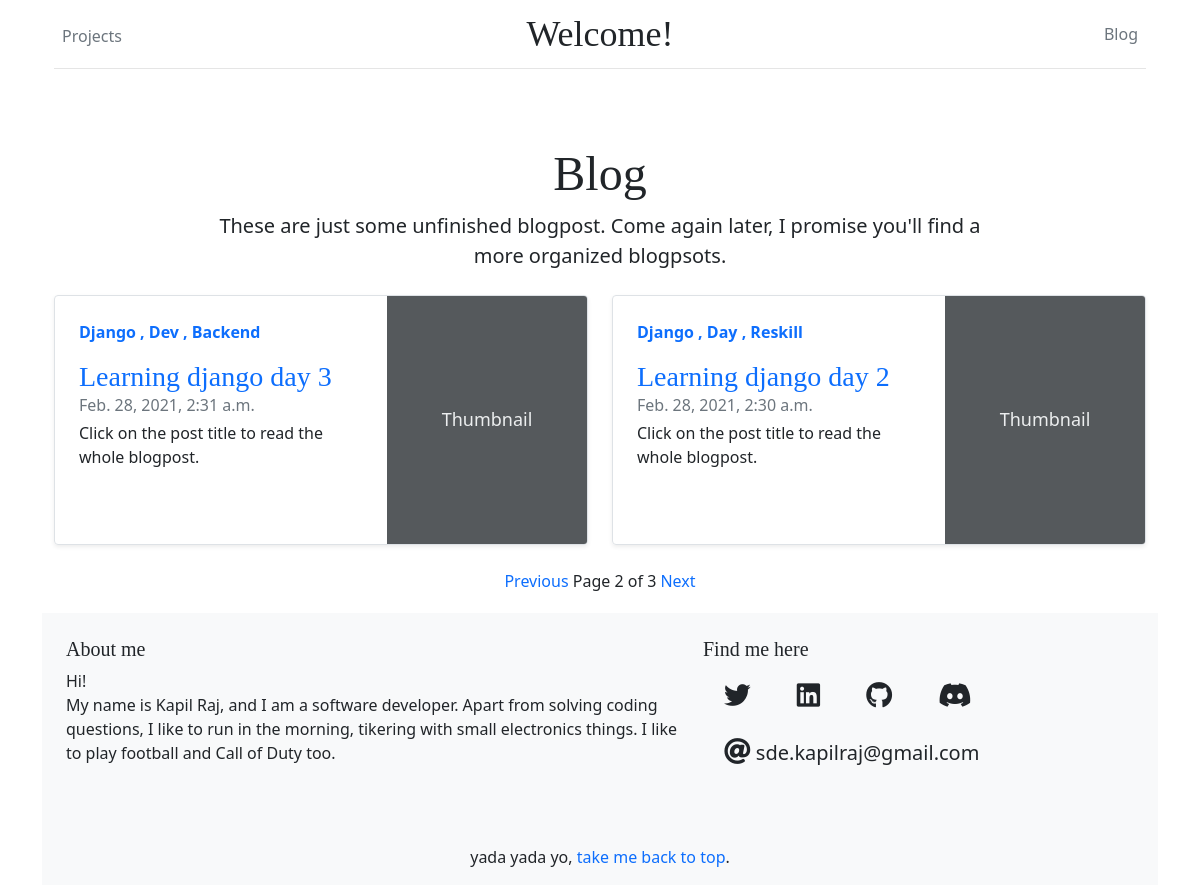
Page /post/?page=2 on the committed database.
### blog/models.py (models this page shows, shortened)
class Post(models.Model):
    objects = models.Manager()  # default manager
    published = PublishedManager()  # custom manager
    title = models.CharField(max_length=250)
    slug = models.SlugField(max_length=250, unique_for_date="publish")
    author = models.ForeignKey(
        User, on_delete=models.CASCADE, related_name="blog_posts"
    )
    body = models.TextField()
    publish = models.DateTimeField(default=timezone.now)
    created = models.DateTimeField(auto_now_add=True)
    updated = models.DateTimeField(auto_now=True)
    STATUS_CHOICES = (("draft", "Draft"), ("published", "Published"))
    status = models.CharField(max_length=10, choices=STATUS_CHOICES, default="draft")
    tags = TaggableManager()
    class Meta:
        ordering = ("-publish",)  # a tuple
    def get_absolute_url(self):
        return reverse(
            "blog:post_detail",
            args=[self.publish.year, self.publish.month, self.publish.day, self.slug],
        )

### blog/views.py (the view)
# urls.py: path("post/", post_list, name="post_list"),  # function based view url
def post_list(request, tag_slug=None):
    object_list = Post.published.all()
    tag = None
    if tag_slug:
        tag = get_object_or_404(Tag, slug=tag_slug)
        object_list = object_list.filter(tags__in=[tag])
    paginator = Paginator(object_list, 2)  # 2 posts on each page
    page = request.GET.get("page")
    try:
        posts = paginator.page(page)
    except PageNotAnInteger:
        posts = paginator.page(1)
    except EmptyPage:
        posts = paginator.page(paginator.num_pages)
    context = {
        "post_list": posts,
        "page": page,
        "tag": tag,
    }
    return render(request, "blog/post/list.html", context)

### blog/models.py (called while the page is built)
    def get_queryset(self):
        return super(PublishedManager, self).get_queryset().filter(status="published")

### blog/templates/blog/post/list.html (shortened to what this page needs)
{% extends 'blog/base.html' %}
{% load static %}
{% block main_content %}
<div class="container">
    <div class="row py-4">
        <div class="col-lg-9 mx-auto text-center">
            <h1 class="display-4">Blog</h1>
            <p class="lead mb-0">These are just some unfinished blogpost. Come again later, I promise you'll find a more
                organized blogpsots. </p>
        </div>
    </div>
    {%for post in post_list%}
    {% if forloop.first or forloop.counter0|divisibleby:2 %}
    <div class="row">
        {% endif %}
        <div class="col-md-6">
            <div class="row g-0 border rounded overflow-hidden flex-md-row mb-4 shadow-sm h-md-250 position-relative">
                <div class="col p-4 d-flex flex-column position-static">
                    <strong class="d-inline-block text-primary">
                        <p>{% for tag in post.tags.all %}
                            <a href='{% url "blog:post_list_by_tag" tag.slug %}'>{{tag.name|capfirst }}</a>
                            {% if not forloop.last %}
                            ,
                            {% endif %}
                            {% endfor %}
                        </p>
                    </strong>
                    <h3 class="mb-0">
                        <a href="{{post.get_absolute_url}}">{{ post.title }}</a>
                    </h3>
                    <div class="mb-1 text-muted">{{post.updated}}</div>
                    <p class="card-text mb-auto">
                        Click on the post title to read the whole blogpost.
                    </p>
                </div>
                <div class="col-auto d-none d-lg-block">
                    <svg class="bd-placeholder-img" width="200" height="250" xmlns="http://www.w3.org/2000/svg"
                        role="img" aria-label="Placeholder: Thumbnail" preserveAspectRatio="xMidYMid slice"
                        focusable="false">
                        <rect width="100%" height="100%" fill="#55595c" /><text x="50%" y="50%" fill="#eceeef"
                            dy=".3em">Thumbnail</text>
                    </svg>
                </div>
            </div>
        </div>
        {% if forloop.counter|divisibleby:2 or forloop.last %}
    </div>
    {% endif %}
    {% endfor %}
    <div class="text-center">
        {% include "blog/pagination.html" with page=post_list %}
    </div>
</div>
{% endblock main_content %}

### static/blog/css/blog.css (style rules this page uses)
h1, h2, h3, h4, h5, h6 { font-family: "Playfair Display", Georgia, "Times New Roman", serif; }
.display-4 { font-size: 2.5rem; }
@media (min-width: 768px) { .display-4 { font-size: 3rem; } }
@media (min-width: 768px) { .h-md-250 { height: 250px; } }
a:link { text-decoration:none; }

### static/blog/css/share_post_form.css (style rules this page uses)
:root { --input-padding-x: 1.5rem; --input-padding-y: .75rem; }

### blog/templates/blog/base.html (style rules this page uses)
.bd-placeholder-img { font-size: 1.125rem; text-anchor: middle; -webkit-user-select: none; -moz-user-select: none; user-select: none; }

### rows in the picture
Post: title "Learning django day 3", updated "Feb. 28, 2021, 2:31 a.m."
Tag: name "Django"
Tag: name "Dev"
Tag: name "Backend"
Post: title "Learning django day 2", updated "Feb. 28, 2021, 2:30 a.m."
Tag: name "Day"
Tag: name "Reskill"

### other values in the picture
{{ page.number }} "2"
{{ page.paginator.num_pages }} "3"
